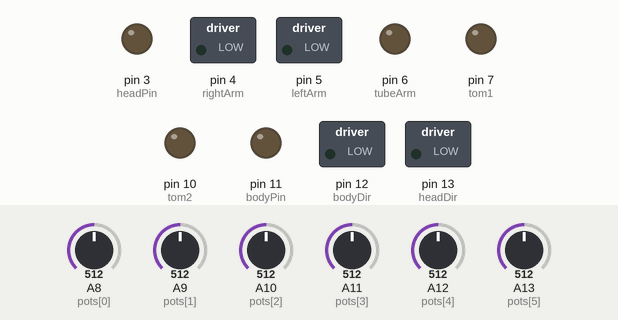
Recording of a sketch running on a simulated Arduino Mega 2560, built with avr-gcc and run on an emulated ATmega2560. On the bench: switched loads named in the sketch (green lamp = pin HIGH), output pins drawn as LEDs (lit = HIGH). Dashed ring = blinking. The test bench sets the inputs (shaded band); at power-on: A8 (pots[0]) = 512, A9 (pots[1]) = 512, A10 (pots[2]) = 512, A11 (pots[3]) = 512, A12 (pots[4]) = 512, A13 (pots[5]) = 512.

Above: at 1.2 s.
1.3 s: A8 (pots[0]) set to 295
4.3 s: A8 (pots[0]) set to 278
At 4.4 s:
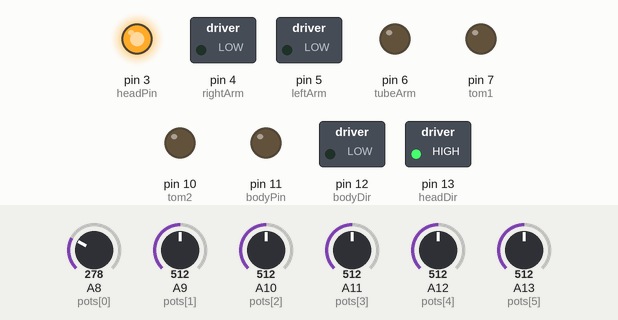
At 5.1 s:
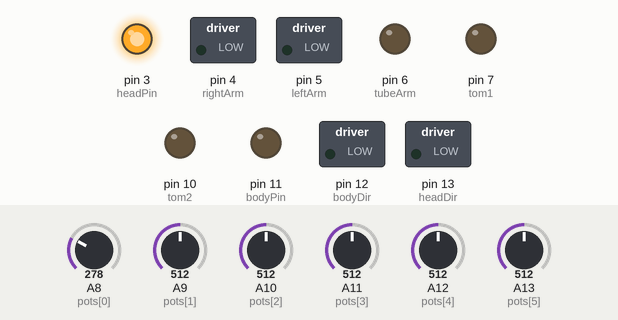
6.0 s: A9 (pots[1]) set to 30
At 6.31 s:
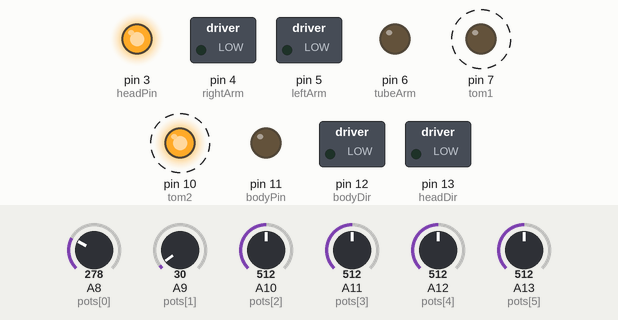
9.0 s: A10 (pots[2]) set to 270
At 9.32 s:
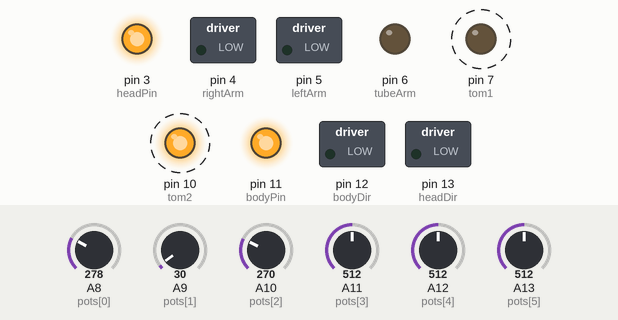
12.0 s: A10 (pots[2]) set to 262
15.0 s: A11 (pots[3]) set to 716
Timing chart, 0 to 20.5 s (numbered marks = the images above; inputs shaded):
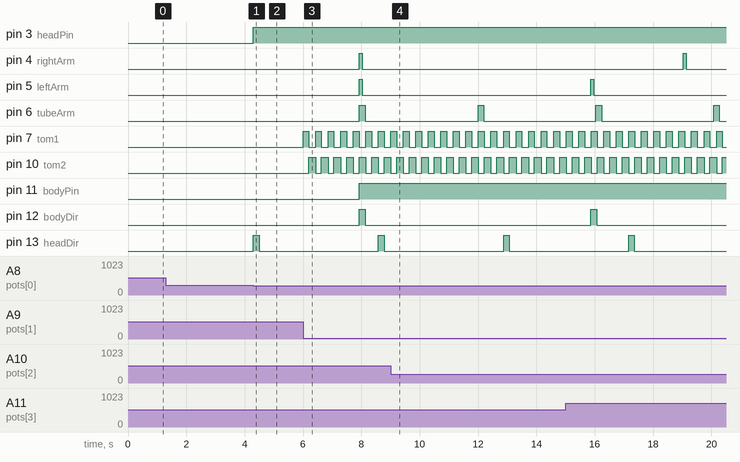

Measured:
- the behaviour switches between 279 and 278 on A8 (pots[0]) (found by bisection; images 0 and 1)
- after the input at 1.3 s, every drawn part: stays the same
- after the input at 4.3 s, pin 3 (headPin): LOW → HIGH after 0.00 s instead of 0.27 s
- by itself, pin 6 (tubeArm): alternates HIGH for 0.20 s and LOW for 3.8 s
- by itself, pin 7 (tom1): alternates HIGH for 0.20 s and LOW for 0.23 s
- by itself, pin 10 (tom2): alternates HIGH for 0.23 s and LOW for 0.20 s

The sketch:

motorDriver_final3.ino
```cpp
// motor driver pins
int headPin = 3;
int bodyPin = 11;
int tom1 = 7;
int tom2 = 10;
//pager motors pins
int rightArm = 4;
int leftArm = 5;
int tubeArm = 6;

//shield extra pins
int headDir = 13;
int bodyDir = 12;
int headBrake = 8;
int bodyBrake = 9;

//states
int headState = LOW;
int bodyState = LOW;
int tom1State = LOW;
int tom2State = LOW;
int gongState = LOW;
int rimState = LOW;
int tubeState = LOW;

//intervals
long bodyTime;
long gongTime;
long rimTime;
long headTime;
long tomTime;
long tubeTime;

//previousesesess
long body;
long gong;
long rim;
long head;
long tom;
long tube;

//state vars
boolean bodying;
boolean gonging;
boolean rimming;
boolean heading;
boolean tomming;
boolean tubing;


//overall time interval
long beats;

//controls
int pots[] = {
  A8, A9, A10, A11, A12, A13};
float potVal[6];

void setup(){
  Serial.begin(9600);
  pinMode(headDir, OUTPUT);
  pinMode(bodyDir, OUTPUT);
  pinMode(rightArm, OUTPUT);
  pinMode(leftArm, OUTPUT);
  pinMode(bodyPin, OUTPUT);
  pinMode(headPin, OUTPUT);
  pinMode(tom1, OUTPUT);
  pinMode(tom2, OUTPUT);
  pinMode(tubeArm, OUTPUT);

  for (int i=0;i<6;i++){
    pinMode(pots[i], INPUT_PULLUP);
    potVal[i] = 1;
  }

  digitalWrite(headBrake, LOW);
  digitalWrite(bodyBrake, LOW);
  beats = 1000;

  bodyTime = 200;
  gongTime = 100;
  rimTime = 100;
  headTime = 200;
  tomTime = 200;
  tubeTime = 200;

  body = 0;
  gong = 0;
  rim = 0;
  head = 0;
  tom = 0;
  tube = 0;

  heading = false;
  bodying = false;
  gonging = false;
  rimming = false;
  tomming = false;
  tubing = false;

}

void loop(){
  readPots();

  long unsigned current = millis();
  //*******!!!!!
  //COLONEL CLANK
  //*!*@@#)@*#$)@#)%@)

  //HEAD!!!!!-----BUCKET, BLACK HOLE?!
  if(current - head > potVal[0]){
    head = current;
    headState = HIGH;
    heading = true;
    digitalWrite(headDir, headState);   //Sets direction of CH A
    analogWrite(headPin, 255);   //Moves CH A
  }
  if(heading && current - head > headTime){
    heading = false;
    headState=LOW;

    digitalWrite(headDir, headState);   //Sets direction of CH A
    analogWrite(headPin, 255);   //Moves CH A
  }

  //TOM TOM!!! MARBLES?!
  if(current - tom > potVal[1]){
    tom = current;
    tom1State = HIGH;
    tom2State = LOW;
    tomming = true;
    digitalWrite(tom1, tom1State);   //Sets direction of CH A
    digitalWrite(tom2, tom2State);   //Moves CH A
  }
  if(tomming && current - tom > tomTime){
    tomming = false;
    tom1State = LOW;
    tom2State = HIGH;
    digitalWrite(tom1, tom1State);   //Sets direction of CH A
    digitalWrite(tom2, tom2State);   //Moves CH A
  }

  //TUUUUUUUUUBEEEE ARMM!!!!!
  if(current - tube > potVal[2]){
    tube = current;
    tubeState=HIGH;
    tubing = true;
    digitalWrite(tubeArm, tubeState);   //Sets direction of CH A
  }
  if(tubing && current - tube > tubeTime){
    tubing = false;
    tubeState=LOW;

    digitalWrite(tubeArm, tubeState);   //Sets direction of CH A

  }


  //________________________________________________
  //        GONGZILLA
  //________________________________
  //GONG!!!!!!!!!!
  if(current - gong > potVal[3]){
    gong = current;
    gongState=HIGH;
    gonging = true;
    digitalWrite(rightArm, gongState);   //Sets direction of CH A
  }
  if(gonging && current - gong > gongTime){
    gonging = false;
    gongState=LOW;

    digitalWrite(rightArm, gongState);   //Sets direction of CH A

  }
  //rimshoooootttt
  if(current - rim > potVal[4]){
    rim = current;
    rimState=HIGH;
    rimming = true;
    digitalWrite(leftArm, rimState);   //Sets direction of CH A
  }
  if(rimming && current - rim > rimTime){
    rimming = false;
    rimState=LOW;

    digitalWrite(leftArm, rimState);   //Sets direction of CH A

  }

  //KICKDRUM!!!!!
  if(current - body > potVal[5]){
    body = current;
    bodyState = HIGH;
    bodying = true;

    digitalWrite(bodyDir, bodyState);   //Sets direction of CH A
    analogWrite(bodyPin, 255);   //Moves CH A
  }

  if(bodying && current - body > bodyTime){
    bodying = false;
    bodyState=LOW;

    digitalWrite(bodyDir, bodyState);   //Sets direction of CH A
    analogWrite(bodyPin, 255);   //Moves CH A

  }
}

void readPots(){
      for (int i=0;i<6;i++){
      float val = analogRead(pots[i]);
      float mappedVal = map(val, 14, 230, 6,100);
      potVal[i] = mappedVal/28 *beats;
    }
}
```
